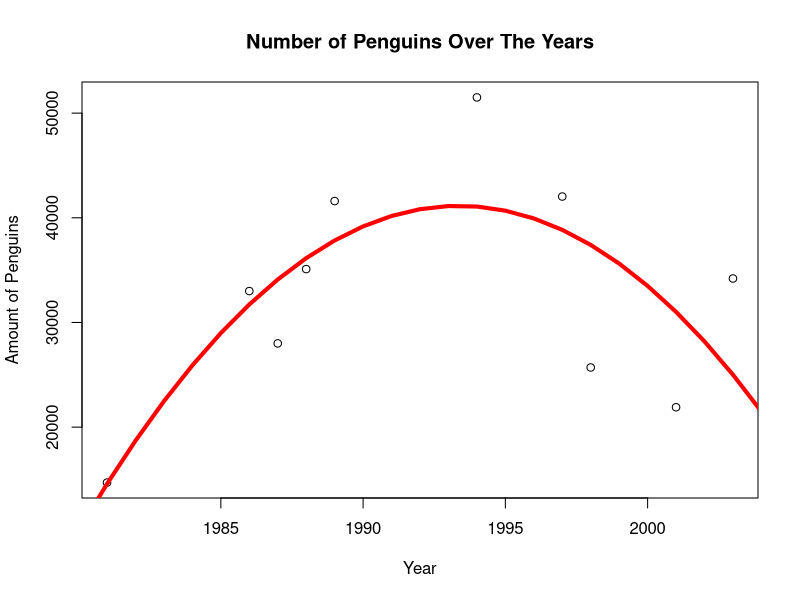

Here is the R script that generated this plot:
#reads excel file and declares to variable 
a=read.csv("penguin.csv")
#creates scatter plot for penguins vs years with labels 
plot(a$Year, a$Penguins, xlab="Year", ylab="Amount of Penguins", main="Number of Penguins Over The Years")
#assign variables to x and y axis
x=a$Year
y=a$Penguins
#collects and assigns variables used for quadratic equation 
yearsqu =x*x
quadm=lm(y~x+yearsqu)
#sets range for prediction
s=seq(1980,2010,1)
#gathers values for the line based on prediciton 
pc =predict(quadm,list(x=s, yearsqu=s^2))
#creates the quadratic line
lines(s,pc,col="red",lwd=4)

